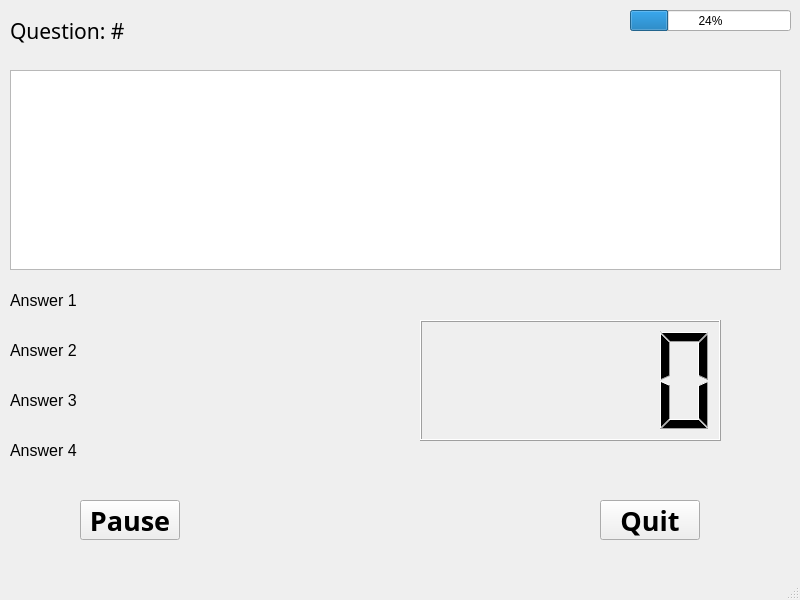
<?xml version="1.0" encoding="UTF-8"?>
<ui version="4.0">
 <class>Creator</class>
 <widget class="QMainWindow" name="Creator">
  <property name="geometry">
   <rect>
    <x>0</x>
    <y>0</y>
    <width>800</width>
    <height>600</height>
   </rect>
  </property>
  <property name="windowTitle">
   <string>MainWindow</string>
  </property>
  <widget class="QWidget" name="centralwidget">
   <widget class="QPushButton" name="pushButton">
    <property name="geometry">
     <rect>
      <x>600</x>
      <y>500</y>
      <width>100</width>
      <height>40</height>
     </rect>
    </property>
    <property name="font">
     <font>
      <family>Yu Gothic UI Semibold</family>
      <pointsize>20</pointsize>
      <weight>75</weight>
      <bold>true</bold>
     </font>
    </property>
    <property name="text">
     <string>Quit</string>
    </property>
   </widget>
   <widget class="QPushButton" name="pushButton_2">
    <property name="geometry">
     <rect>
      <x>80</x>
      <y>500</y>
      <width>100</width>
      <height>40</height>
     </rect>
    </property>
    <property name="font">
     <font>
      <family>Yu Gothic UI Semibold</family>
      <pointsize>20</pointsize>
      <weight>75</weight>
      <bold>true</bold>
     </font>
    </property>
    <property name="text">
     <string>Pause</string>
    </property>
   </widget>
   <widget class="QLCDNumber" name="lcdNumber">
    <property name="geometry">
     <rect>
      <x>420</x>
      <y>320</y>
      <width>301</width>
      <height>121</height>
     </rect>
    </property>
   </widget>
   <widget class="QProgressBar" name="progressBar">
    <property name="geometry">
     <rect>
      <x>630</x>
      <y>10</y>
      <width>161</width>
      <height>21</height>
     </rect>
    </property>
    <property name="value">
     <number>24</number>
    </property>
   </widget>
   <widget class="QLabel" name="label_2">
    <property name="geometry">
     <rect>
      <x>10</x>
      <y>280</y>
      <width>240</width>
      <height>40</height>
     </rect>
    </property>
    <property name="font">
     <font>
      <pointsize>12</pointsize>
     </font>
    </property>
    <property name="text">
     <string>Answer 1</string>
    </property>
   </widget>
   <widget class="QLabel" name="label">
    <property name="geometry">
     <rect>
      <x>10</x>
      <y>10</y>
      <width>161</width>
      <height>41</height>
     </rect>
    </property>
    <property name="font">
     <font>
      <family>Amiri</family>
      <pointsize>16</pointsize>
     </font>
    </property>
    <property name="text">
     <string>Question: #</string>
    </property>
   </widget>
   <widget class="QTextBrowser" name="textBrowser">
    <property name="geometry">
     <rect>
      <x>10</x>
      <y>70</y>
      <width>771</width>
      <height>200</height>
     </rect>
    </property>
   </widget>
   <widget class="QLabel" name="label_4">
    <property name="geometry">
     <rect>
      <x>10</x>
      <y>330</y>
      <width>240</width>
      <height>40</height>
     </rect>
    </property>
    <property name="font">
     <font>
      <pointsize>12</pointsize>
     </font>
    </property>
    <property name="text">
     <string>Answer 2</string>
    </property>
   </widget>
   <widget class="QLabel" name="label_6">
    <property name="geometry">
     <rect>
      <x>10</x>
      <y>430</y>
      <width>240</width>
      <height>40</height>
     </rect>
    </property>
    <property name="font">
     <font>
      <pointsize>12</pointsize>
     </font>
    </property>
    <property name="text">
     <string>Answer 4</string>
    </property>
   </widget>
   <widget class="QLabel" name="label_5">
    <property name="geometry">
     <rect>
      <x>10</x>
      <y>380</y>
      <width>240</width>
      <height>40</height>
     </rect>
    </property>
    <property name="font">
     <font>
      <pointsize>12</pointsize>
     </font>
    </property>
    <property name="text">
     <string>Answer 3</string>
    </property>
   </widget>
  </widget>
  <widget class="QMenuBar" name="menubar">
   <property name="geometry">
    <rect>
     <x>0</x>
     <y>0</y>
     <width>800</width>
     <height>21</height>
    </rect>
   </property>
  </widget>
  <widget class="QStatusBar" name="statusbar"/>
 </widget>
 <resources/>
 <connections/>
</ui>
